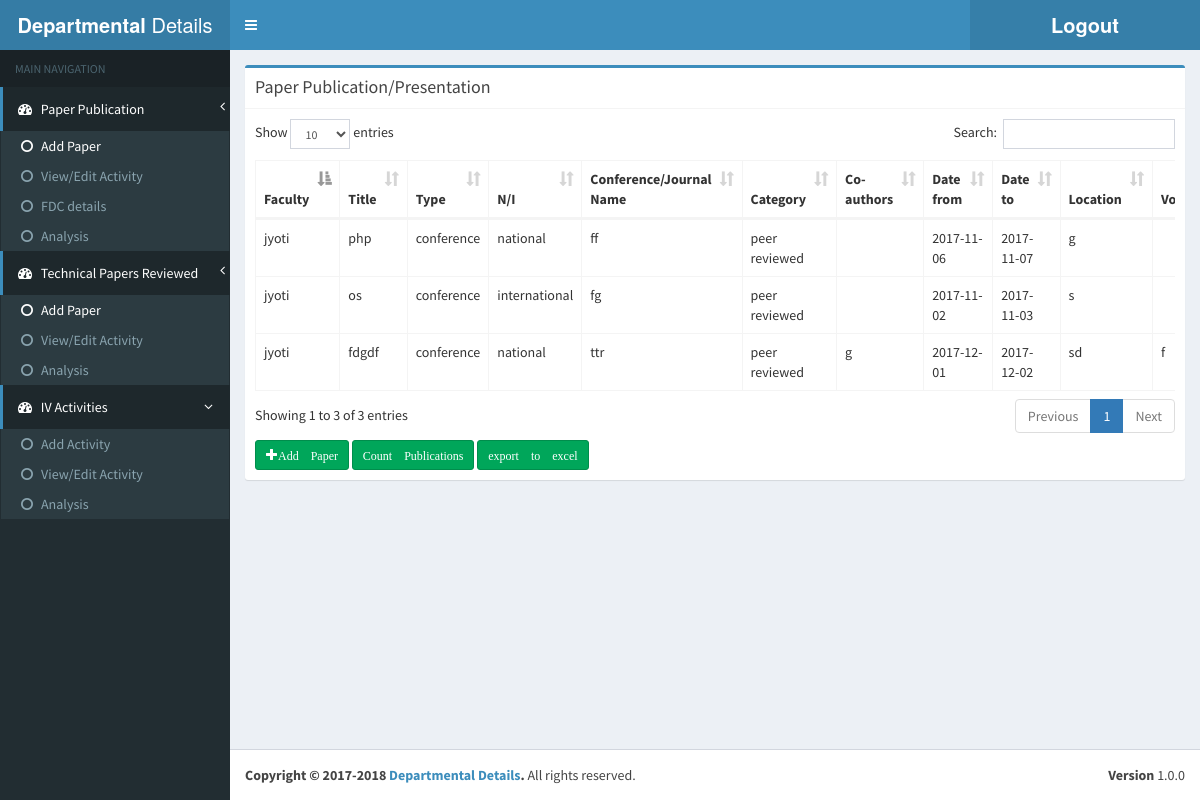
The app's page /extc/2_dashboard_hod.php (signed in) with its own data.
### tables this page shows
CREATE TABLE `faculty` (
  `P_ID` int(11) NOT NULL,
  `Fac_ID` int(11) NOT NULL,
  `Paper_title` varchar(30) NOT NULL,
  `Paper_type` varchar(20) NOT NULL,
  `Paper_N_I` varchar(20) NOT NULL,
  `conf_journal_name` varchar(500) NOT NULL,
  `paper_category` varchar(100) NOT NULL,
  `Date_from` date NOT NULL,
  `Date_to` date NOT NULL,
  `Location` varchar(30) NOT NULL,
  `Paper_copy` blob NOT NULL,
  `Certificate_copy` blob NOT NULL,
  `report_copy` blob NOT NULL,
  `paper_path` varchar(100) NOT NULL,
  `certificate_path` varchar(100) NOT NULL,
  `report_path` varchar(100) NOT NULL,
  `Paper_co_authors` varchar(30) NOT NULL,
  `volume` varchar(30) NOT NULL,
  `h_index` int(11) NOT NULL,
  `FDC_Y_N` varchar(10) NOT NULL
);

CREATE TABLE `facultydetails` (
  `Fac_ID` int(11) NOT NULL,
  `F_NAME` varchar(50) NOT NULL,
  `Mobile` bigint(12) NOT NULL,
  `Email` varchar(50) NOT NULL,
  `Password` varchar(500) NOT NULL,
  `token` varchar(500) NOT NULL
);

### extc/2_dashboard_hod.php (the view, shortened to what this page needs)
<?php
include("includes/connection.php");
$query = "SELECT * from faculty inner join facultydetails on faculty.Fac_ID = facultydetails.Fac_ID ";
$result = mysqli_query($conn,$query);
?>
<?php include_once('head.php'); ?>
<?php include_once('header.php'); ?>
<?php
if($_SESSION['username'] == 'hodextc@somaiya.edu' || $_SESSION['username'] == 'member@somaiya.edu')
  {
	    include_once('sidebar_hod.php');
  }
  else
	  include_once('sidebar.php');
 ?>
<div class="content-wrapper">
    <section class="content">
          <div class="row">
            <div class="col-xs-12">
              <div class="box box-primary">
                <div class="box-header with-border">
                  <h2 class="box-title">Paper Publication/Presentation</h2>
                </div>
                <div class="box-body">
				<div class="scroll">
    <table  class="table table-stripped table-bordered " id = 'example1'>
        <thead>
            <tr>
				<th>Faculty</th>
                <th>Title</th>
                <th>Type</th>
                <th>N/I</th>
                <th>Conference/Journal Name</th>
                <th>Category</th>
                <th>Co-authors</th>
                <th>Date from</th>
                <th>Date to</th>
                <th>Location</th>
                <th>Volume</th>
            </tr>
        </thead>
        <?php
        if(mysqli_num_rows($result)>0  ){
            while($row =mysqli_fetch_assoc($result)){
                echo "<tr>";
                echo "<td>".$row['F_NAME']."</td>";
                echo "<td>".$row['Paper_title']."</td>";
                echo "<td>".$row['Paper_type']."</td>";
                echo "<td>".$row['Paper_N_I']."</td>";
                echo "<td>".$row['conf_journal_name']."</td>";
                echo "<td>".$row['paper_category']."</td>";
                echo "<td>".$row['Paper_co_authors']."</td>";
                echo "<td>".$row['Date_from']."</td>";
                echo "<td>".$row['Date_to']."</td>";
                echo "<td>".$row['Location']."</td>";
                echo "<td>".$row['volume']."</td>";
                echo"</tr>";
            }
        }
        else{
            echo "<div class='alert alert-warning'>You have no papers</div>";
        }
        ?>
    </table>
	</div>
	            <div class="text-left"><a href="actcount.php"type="button" class="btn btn-success btn-sm"><span class="glyphicon glyphicon-plus">Add Paper</span></a>
	            <a href="count_all.php" type="button" class="btn btn-success btn-sm"><span class="glyphicon ">Count Publications</span></a>
	            <a href="export_to_excel_publication_hod.php" type="button" class="btn btn-success btn-sm" target="_blank"><span class="glyphicon ">export to excel</span></a> </div>
    </div>
              </div>
             </div>
            </div>
          </section>
</div>
<?php include_once('footer.php'); ?>

### extc/2_dashboard_hod.php (style rules this page uses)
div.scroll { overflow:scroll; }

### records on screen
faculty: Fac_ID.F_NAME "jyoti", Paper_title "php", Paper_type "conference", Paper_N_I "national", conf_journal_name "ff", paper_category "peer reviewed", Date_from "2017-11-06", Date_to "2017-11-07", Location "g"
faculty: Fac_ID.F_NAME "jyoti", Paper_title "os", Paper_type "conference", Paper_N_I "international", conf_journal_name "fg", paper_category "peer reviewed", Date_from "2017-11-02", Date_to "2017-11-03", Location "s"
faculty: Fac_ID.F_NAME "jyoti", Paper_title "fdgdf", Paper_type "conference", Paper_N_I "national", conf_journal_name "ttr", paper_category "peer reviewed", Paper_co_authors "g", Date_from "2017-12-01", Date_to "2017-12-02", Location "sd", volume "f"
